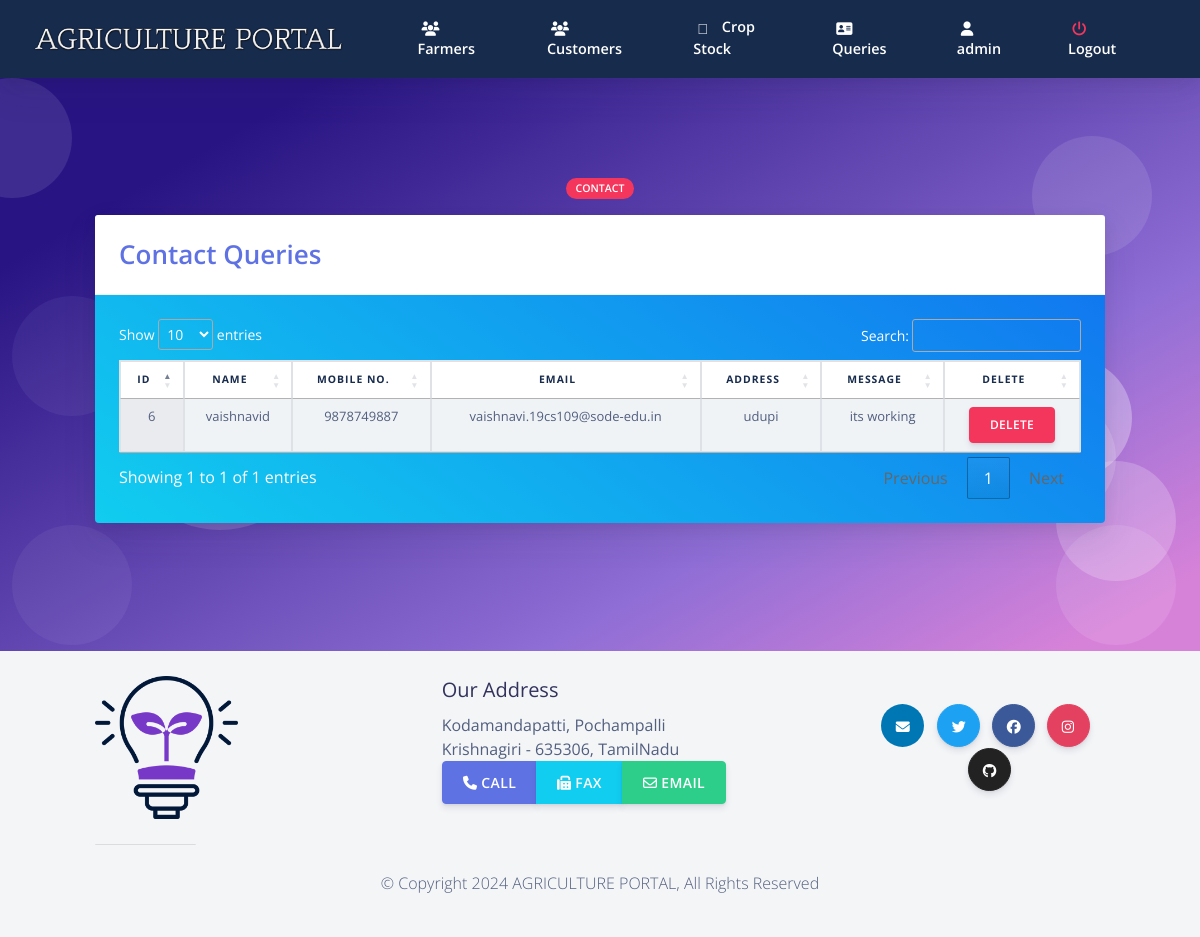
Page /admin/aviewmsg.php (signed in) on the committed database.
### tables this page shows
CREATE TABLE `contactus` (
  `c_id` int(11) NOT NULL,
  `c_name` varchar(100) NOT NULL,
  `c_mobile` varchar(100) NOT NULL,
  `c_email` varchar(100) NOT NULL,
  `c_address` varchar(500) NOT NULL,
  `c_message` text NOT NULL
);

### admin/aviewmsg.php (the view, shortened to what this page needs)
<?php
require('../sql.php');
$user = $_SESSION['admin_login_user'];
$query4 = "SELECT * from admin where admin_name ='$user'";
              $ses_sq4 = mysqli_query($conn, $query4);
              $row4 = mysqli_fetch_assoc($ses_sq4);
              $para2 = $row4['admin_name'];
?>
<!DOCTYPE html>
<html>
<?php require ('aheader.php');  ?>
  <body class="bg-white" id="top">
<?php require ('anav.php');  ?>
  <section class="section section-shaped section-lg">
    <div class="shape shape-style-1 shape-primary">
      <span></span>
      <span></span>
      <span></span>
      <span></span>
      <span></span>
      <span></span>
      <span></span>
      <span></span>
      <span></span>
      <span></span>
    </div>
<div class="container ">
    	 <div class="row">
          <div class="col-md-8 mx-auto text-center">
            <span class="badge badge-danger badge-pill mb-3">Contact</span>
          </div>
        </div>
          <div class="row row-content">
            <div class="col-md-12 mb-3">
				<div class="card text-white bg-gradient-info mb-3">
				  <div class="card-header">
				  <span class=" text-primary display-4" > Contact Queries  </span>
				  </div>
				  <div class="card-body text-white">
				<table class="table table-striped table-hover table-bordered bg-gradient-white text-center display" id="myTable">
				<thead>
						<tr class="font-weight-bold text-default text-center">
								<th class=" text-center"> ID </th>
								 <th class=" text-center"> Name </th>
								 <th class=" text-center"> Mobile No. </th>
								 <th class=" text-center"> Email </th>
								 <th class=" text-center"> Address </th>
								 <th class=" text-center"> Message </th>
								 <th class=" text-center"> Delete </th>
						</tr>
				</thead>
				<tbody>
						<?php
					$q = "select * from contactus";
								$query = mysqli_query($conn,$q);
								while($res = mysqli_fetch_array($query)){
				 ?>
		 <tr class="text-center">
							 <td> <?php echo $res['c_id'];  ?> </td>
							 <td> <?php echo $res['c_name'];  ?> </td>
							 <td> <?php echo $res['c_mobile'];  ?> </td>
							 <td> <?php echo $res['c_email'];  ?> </td>
							 <td> <?php echo $res['c_address'];  ?> </td>
							 <td> <?php echo $res['c_message'];  ?> </td>
						<td > <button class="btn btn-sm btn-danger" > <a href="amsgdelete.php?id=<?php echo $res['c_id']; ?>"  class=" nav-link text-white">Delete</a> </button> </td>
</tr>
							 <?php
							 }
							  ?>
				</tbody>
				  </table>
				  </div>
				</div>
            </div>
          </div>
        </div>
</section>
    <?php require("footer.php");?>
</body>
</html>

### admin/anav.php (shortened to what this page needs)
<nav
     id="navbar-main"
     class="
       navbar navbar-main navbar-expand-lg
       bg-default
       navbar-light
       position-sticky
       top-0
       shadow
       py-0
     "
   >
     <div class="container-fluid">
       <ul class="navbar-nav navbar-nav-hover align-items-lg-center">
         <li class="nav-item dropdown">
           <a href="../index.php" class="navbar-brand mr-lg-5 text-white">
                              <img src="../assets/img/nav.png" />
           </a>
         </li>
       </ul>
       <div class="navbar-collapse collapse bg-default" id="navbar_global">
         <ul class="navbar-nav align-items-lg-center ml-auto topnav">
		 <li class="nav-item">
             <a href="afarmers.php" class="nav-link">
               <span class="text-white nav-link-inner--text font-weight-bold"
                 ><i class="text-white fas fa-users"></i> Farmers</span
               >
             </a>
           </li>
		<li class="nav-item">
             <a href="acustomers.php" class="nav-link">
               <span class="text-white nav-link-inner--text font-weight-bold"
                 ><i class="text-white fas fa-users"></i> Customers</span
               >
             </a>
           </li>
		<li class="nav-item">
             <a href="aproducedcrop.php" class="nav-link">
               <span class="text-white nav-link-inner--text font-weight-bold"
                 ><i class="text-white fad fa-store-alt"></i> Crop Stock</span
               >
             </a>
           </li>
		<li class="nav-item">
             <a href="aviewmsg.php" class="nav-link">
               <span class="text-white nav-link-inner--text font-weight-bold"
                 ><i class="text-white fas fa-address-card"></i> Queries</span
               >
             </a>
           </li>
	   <li class="nav-item">
             <a href="aprofile.php" class="nav-link">
               <span class="text-white nav-link-inner--text font-weight-bold"
                 ><i class="text-white fas fa-user"></i> <?php echo $para2 ?> </span
               >
             </a>
           </li>
	   <li class="nav-item">
             <a href="alogout.php" class="nav-link">
               <span class="text-white nav-link-inner--text font-weight-bold"
                 ><i class="text-danger fas fa-power-off"></i> Logout </span
               >
             </a>
           </li>
         </ul>
       </div>
     </div>
   </nav>

### admin/anav.php (style rules this page uses)
.topnav a { border-bottom: 3px solid transparent; }

### rows in the picture
contactus: c_id "6", c_name "vaishnavid", c_mobile "9878749887", c_email "vaishnavi.19cs109@sode-edu.in", c_address "udupi", c_message "its working"

### other values in the picture
$para2 "admin"
